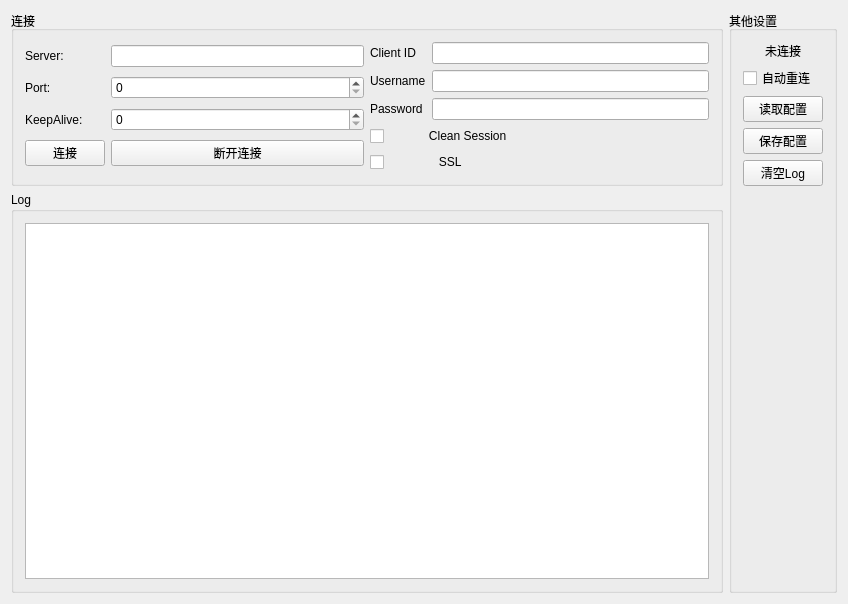
<?xml version="1.0" encoding="UTF-8"?>
<ui version="4.0">
 <class>MQttWidget</class>
 <widget class="QWidget" name="MQttWidget">
  <property name="geometry">
   <rect>
    <x>0</x>
    <y>0</y>
    <width>848</width>
    <height>604</height>
   </rect>
  </property>
  <property name="windowTitle">
   <string>MQttWidget</string>
  </property>
  <layout class="QHBoxLayout" name="horizontalLayout_2">
   <item>
    <layout class="QVBoxLayout" name="verticalLayout">
     <item>
      <widget class="QGroupBox" name="groupBox">
       <property name="title">
        <string>连接</string>
       </property>
       <layout class="QHBoxLayout" name="horizontalLayout">
        <item>
         <layout class="QGridLayout" name="gridLayout">
          <item row="0" column="0">
           <widget class="QLabel" name="label">
            <property name="text">
             <string>Server:</string>
            </property>
           </widget>
          </item>
          <item row="0" column="1">
           <widget class="QLineEdit" name="lineEditServer"/>
          </item>
          <item row="1" column="0">
           <widget class="QLabel" name="label_2">
            <property name="text">
             <string>Port:</string>
            </property>
           </widget>
          </item>
          <item row="1" column="1">
           <widget class="QSpinBox" name="spinBoxPort">
            <property name="maximum">
             <number>100000</number>
            </property>
           </widget>
          </item>
          <item row="3" column="0">
           <widget class="QPushButton" name="btnConnect">
            <property name="text">
             <string>连接</string>
            </property>
           </widget>
          </item>
          <item row="3" column="1">
           <widget class="QPushButton" name="btnDisconnect">
            <property name="text">
             <string>断开连接</string>
            </property>
           </widget>
          </item>
          <item row="2" column="0">
           <widget class="QLabel" name="label_6">
            <property name="text">
             <string>KeepAlive:</string>
            </property>
           </widget>
          </item>
          <item row="2" column="1">
           <widget class="QSpinBox" name="spinBox_KeepAlive"/>
          </item>
         </layout>
        </item>
        <item>
         <layout class="QGridLayout" name="gridLayout_2">
          <item row="0" column="0">
           <widget class="QLabel" name="label_3">
            <property name="text">
             <string>Client ID</string>
            </property>
           </widget>
          </item>
          <item row="0" column="1">
           <widget class="QLineEdit" name="lineEdit_ClientID"/>
          </item>
          <item row="1" column="0">
           <widget class="QLabel" name="label_4">
            <property name="text">
             <string>Username</string>
            </property>
           </widget>
          </item>
          <item row="1" column="1">
           <widget class="QLineEdit" name="lineEdit_Username"/>
          </item>
          <item row="2" column="0">
           <widget class="QLabel" name="label_5">
            <property name="text">
             <string>Password</string>
            </property>
           </widget>
          </item>
          <item row="2" column="1">
           <widget class="QLineEdit" name="lineEdit_Password"/>
          </item>
          <item row="3" column="0" colspan="2">
           <widget class="QCheckBox" name="cbx_CleanSession">
            <property name="text">
             <string>            Clean Session</string>
            </property>
           </widget>
          </item>
          <item row="4" column="0" colspan="2">
           <widget class="QCheckBox" name="cbx_SSL">
            <property name="text">
             <string>               SSL</string>
            </property>
           </widget>
          </item>
         </layout>
        </item>
       </layout>
      </widget>
     </item>
     <item>
      <widget class="QGroupBox" name="groupBox_4">
       <property name="title">
        <string>Log </string>
       </property>
       <layout class="QVBoxLayout" name="verticalLayout_3">
        <item>
         <widget class="QTextBrowser" name="textBrowser"/>
        </item>
       </layout>
      </widget>
     </item>
    </layout>
   </item>
   <item>
    <widget class="QGroupBox" name="groupBox_2">
     <property name="maximumSize">
      <size>
       <width>120</width>
       <height>16777215</height>
      </size>
     </property>
     <property name="title">
      <string>其他设置</string>
     </property>
     <layout class="QVBoxLayout" name="verticalLayout_2">
      <item>
       <widget class="QLabel" name="label_isConnect">
        <property name="layoutDirection">
         <enum>Qt::LeftToRight</enum>
        </property>
        <property name="text">
         <string>未连接</string>
        </property>
        <property name="textFormat">
         <enum>Qt::PlainText</enum>
        </property>
        <property name="alignment">
         <set>Qt::AlignCenter</set>
        </property>
       </widget>
      </item>
      <item>
       <widget class="QCheckBox" name="cbx_Auto_Reconnect">
        <property name="text">
         <string>自动重连</string>
        </property>
       </widget>
      </item>
      <item>
       <widget class="QPushButton" name="btnReadIni">
        <property name="text">
         <string>读取配置</string>
        </property>
       </widget>
      </item>
      <item>
       <widget class="QPushButton" name="btnSaveIni">
        <property name="text">
         <string>保存配置</string>
        </property>
       </widget>
      </item>
      <item>
       <widget class="QPushButton" name="btnClearLog">
        <property name="text">
         <string>清空Log</string>
        </property>
       </widget>
      </item>
      <item>
       <spacer name="verticalSpacer">
        <property name="orientation">
         <enum>Qt::Vertical</enum>
        </property>
        <property name="sizeHint" stdset="0">
         <size>
          <width>20</width>
          <height>225</height>
         </size>
        </property>
       </spacer>
      </item>
     </layout>
    </widget>
   </item>
  </layout>
 </widget>
 <layoutdefault spacing="6" margin="11"/>
 <resources/>
 <connections/>
</ui>
